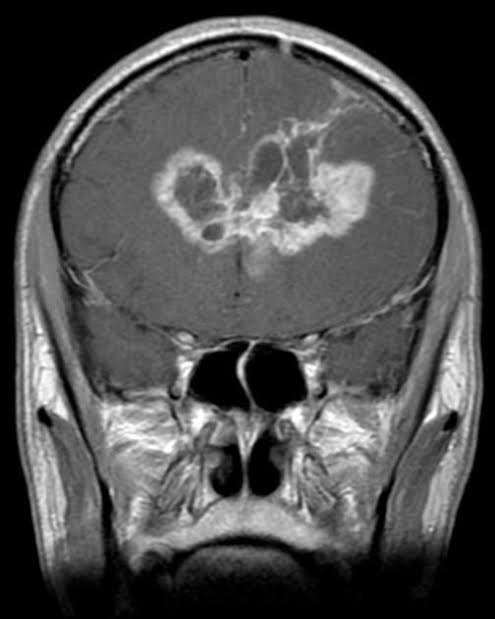
#> input picture input/Testing/glioma_tumor/image(1).jpg, 495 x 619 px, found by its file name; its folder holds only this picture in this run
$ jupyter execute --allow-errors brain-tumor-mri-classification-tensorflow-cnn.ipynb   (shell and % lines are left out)
#> lines starting #> are read from the running program, lines starting #| are printed output that depends on the picture; after the words box and inside, x2 and y2 are one past the last pixel; in counts of white or black regions, pixels touching at a corner belong together
#### !python.exe -m pip install --upgrade pip

[cell 1]
import random
import matplotlib.pyplot as plt
import numpy as np
from numpy import asarray
import pandas as pd
import seaborn as sns
import cv2
import tensorflow as tf
from tensorflow.keras.preprocessing.image import ImageDataGenerator
from tqdm import tqdm
import os
from sklearn.utils import shuffle
from sklearn.metrics import accuracy_score
from sklearn.model_selection import train_test_split
from tensorflow.keras.applications import EfficientNetB0
from tensorflow.keras.callbacks import EarlyStopping, ReduceLROnPlateau, TensorBoard, ModelCheckpoint
from sklearn.metrics import classification_report,confusion_matrix
import ipywidgets as widgets
import io
from PIL import Image
from IPython.display import display,clear_output
from warnings import filterwarnings
for dirname, _, filenames in os.walk('./input'):
    for filename in filenames:
        print(os.path.join(dirname, filename))

[cell 2]
colors_dark = ["#1F1F1F", "#313131", '#636363', '#AEAEAE', '#DADADA']
colors_red = ["#331313", "#582626", '#9E1717', '#D35151', '#E9B4B4']
colors_green = ['#01411C','#4B6F44','#4F7942','#74C365','#D0F0C0']

sns.palplot(colors_dark)
#> (this line was passed over: IPython is not available in this run)
sns.palplot(colors_green)
#> (this line was passed over: IPython is not available in this run)
sns.palplot(colors_red)
#> (this line was passed over: IPython is not available in this run)
#> further down, img is the input picture: shape (619, 495, 3); min 0, max 255, mean 78.6

---

[cell 3]
labels = ['glioma_tumor','no_tumor','meningioma_tumor','pituitary_tumor']

[cell 4]
def preprocess(img):
        thresh = cv2.threshold(img, 0, 255, cv2.THRESH_BINARY+cv2.THRESH_OTSU)[1]
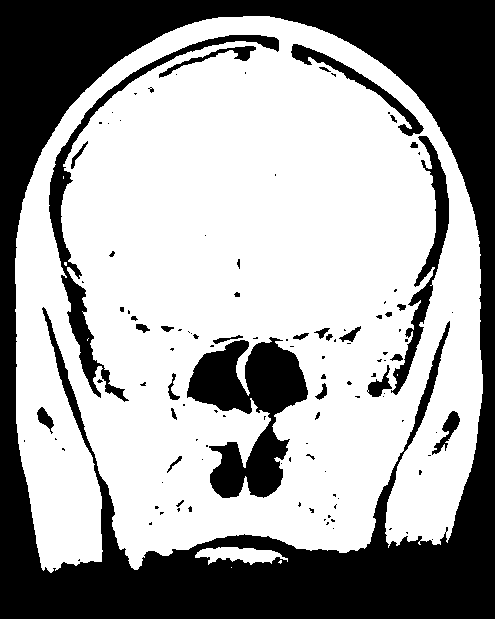
#> thresh: shape (619, 495); 63.1% white; 118 black regions (85 under 20 px), largest, box (x1, y1, x2, y2) and area: (0, 0, 495, 619) 90342, (187, 337, 308, 498) 9831, (49, 35, 279, 402) 5170
        kernel = cv2.getStructuringElement(cv2.MORPH_RECT, (3, 3))
        thresh = cv2.morphologyEx(thresh, cv2.MORPH_CLOSE, kernel)
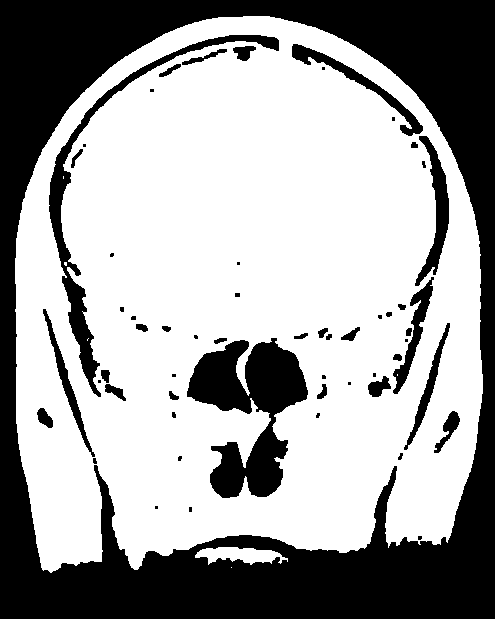
#> thresh: shape (619, 495); 63.4% white; 57 black regions (21 under 20 px)

        # get external contour
        contours = cv2.findContours(thresh, cv2.RETR_EXTERNAL, cv2.CHAIN_APPROX_SIMPLE)
#> contours = 3 contours, 1 with area under 20; largest, box (x1, y1, x2, y2) and area: (15, 16, 483, 573) 215994, (195, 547, 288, 565) 908
        contours = contours[0] if len(contours) == 2 else contours[1]
        big_contour = max(contours, key=cv2.contourArea)
#> big_contour = contour of 865 points, box (x1, y1, x2, y2) (15, 16, 483, 573), area 215994

        # draw white filled contour on black background as mask
        mask = np.zeros_like(thresh, dtype=np.uint8)
        cv2.drawContours(mask, [big_contour], 0, 255, -1)
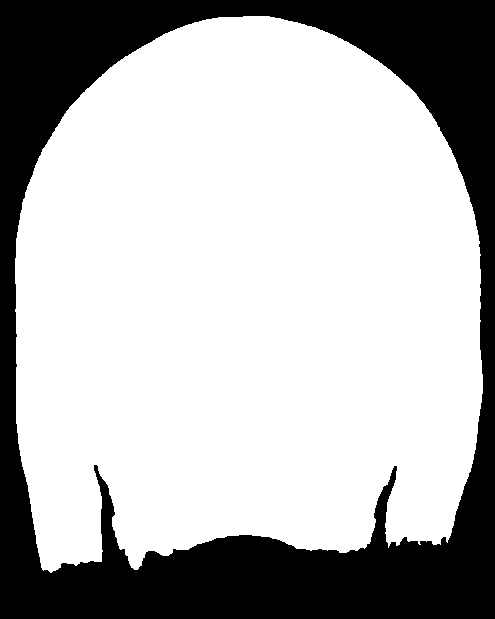
#> mask: shape (619, 495); 70.8% white; 1 black region, box (x1, y1, x2, y2) and area: (0, 0, 495, 619) 89390

        # get bounds of contour
        x,y,w,h = cv2.boundingRect(big_contour)
#> x = 15; y = 16; w = 468; h = 557

        # crop image and mask
        img_crop = img[y:y+h, x:x+w]
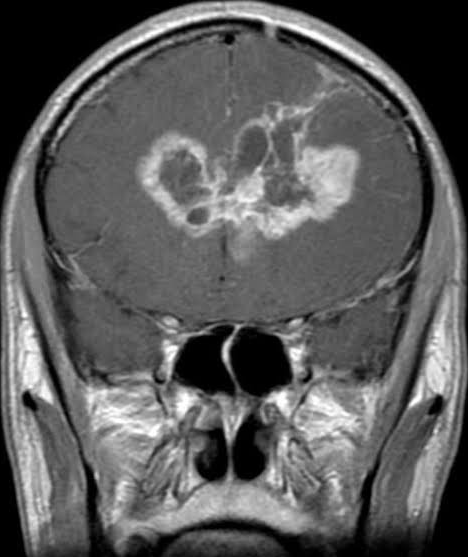
#> img_crop: shape (557, 468); min 0, max 255, mean 92
        mask_crop = mask[y:y+h, x:x+w]
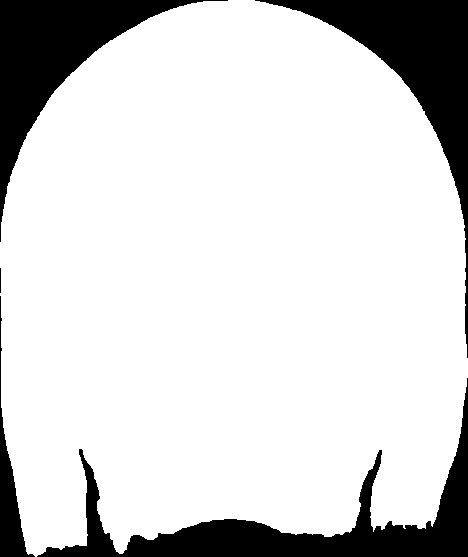
#> mask_crop: shape (557, 468); 83.3% white; 5 black regions, box (x1, y1, x2, y2) and area: (37, 378, 468, 557) 14635, (255, 0, 468, 358) 13828, (0, 0, 228, 242) 12958, (0, 296, 35, 557) 2215, (0, 268, 1, 293) 25
        result = cv2.cvtColor(img_crop, cv2.COLOR_BGR2BGRA)
        result[:,:,3] = mask_crop
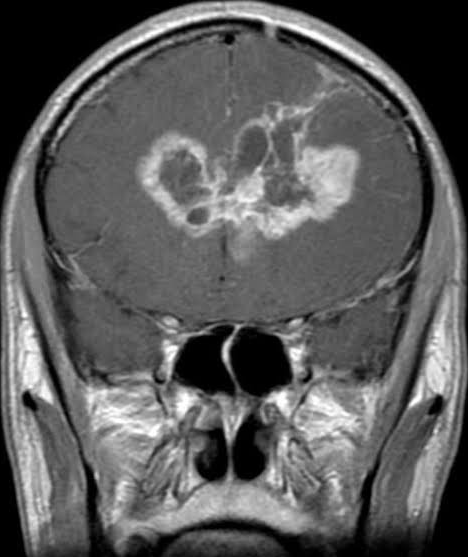
#> result: shape (557, 468, 4); mean B, G, R, A 92, 92, 92, 212.3
#> `img = cv2.resize(result,(image_size, image_size))`:
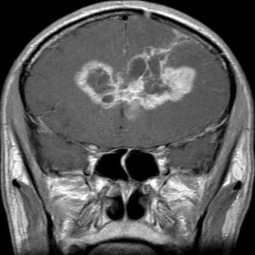
#> img: shape (255, 255, 4); mean B, G, R, A 91.9, 91.9, 91.9, 212.3
        return result
X_train = []
y_train = []
image_size = 255
#> (the rest of this cell did not finish here and is left out)

[cell 5]
X_train

[cell 6]
k=0
#> (the rest of this cell did not finish here and is left out)

[cell 7]
X_train, y_train = shuffle(X_train,y_train, random_state=101)
#> X_train = 1 item; y_train = ['glioma_tumor']

#> (a cell that did not finish here is left out)

#> (a cell that did not finish here is left out)

[cell 10]
y_train_new = []
for i in y_train:
    y_train_new.append(labels.index(i))
#> this loop made 1 pass
#> after the loop, y_train_new = [0]
y_train = y_train_new
#> y_train = [0]
#> (the rest of this cell did not finish here and is left out)

#> (a cell that did not finish here is left out)

#> (a cell that did not finish here is left out)

#> (a cell that did not finish here is left out)

#> (a cell that did not finish here is left out)

#> (a cell that did not finish here is left out)

[cell 16]
X_train

#> (a cell that did not finish here is left out)

[cell 18]
filterwarnings('ignore')

epochs = [i for i in range(12)]
#> epochs = [0, 1, 2, 3, 4, 5, 6, 7, 8, 9, 10, 11]
#> (the rest of this cell did not finish here and is left out)
